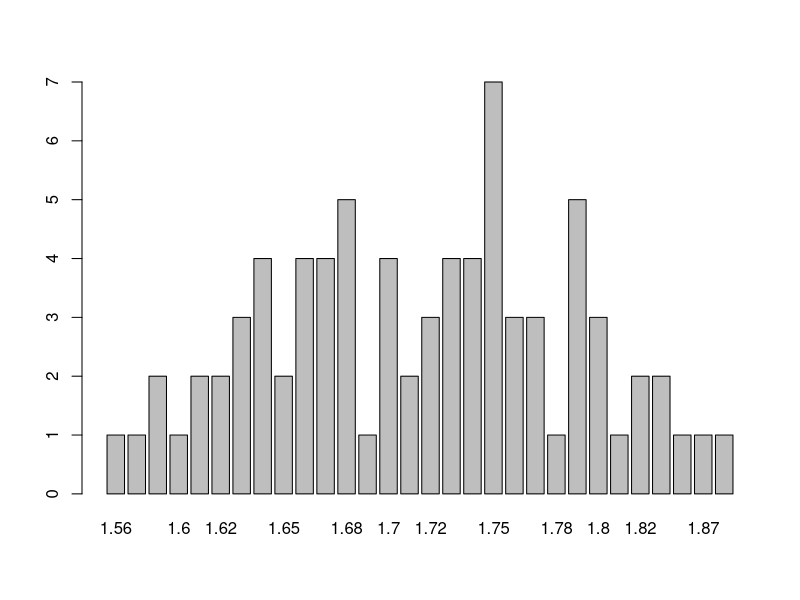

Generate this figure with R: (Note: this script raises an error after producing the figure.)
# Instalando biblioteca readxl para importar para o R arquivos com extensão .xls ou .xlsx.
if (!("readxl") %in% installed.packages()) install.packages("readxl")

# Carregando a biblioteca
library(readxl)
exercicio8 <- read_excel("dados/exercicio8.xls")
View(exercicio8)

#importar e vizualizar os dados
exercicio8 <- read_excel("dados/exercicio8.xls", skip = 1, col_names = "altura", col_types = c("numeric"))
View(exercicio8)

#Construir uma tabela de frequências
tabela <- c(exercicio8$altura)
tabfreq <- table (tabela)
tabfreq  
#1.56 1.57 1.58  1.6 1.61 1.62 1.63 1.64 1.65 1.66 1.67 1.68 1.69  1.7 1.71 1.72 1.73 1.74 1.75 1.76 
#1    1    2    1    2    2    3    4    2    4    4    5    1    4    2    3    4    4    7    3 
#1.77 1.78 1.79  1.8 1.81 1.82 1.83 1.86 1.87 1.89 
#3    1    5    3    1    2    2    1    1    1 

barplot(tabfreq)
print(exercicio8.table)

# transformando os dados em vetor
exercicio8[[1]] <- data.frame(exercicio8)
class (exercicio8)
data.frame(exercicio8)
v.exercicio8 <- c(data.frame(exercicio8)$altura)

print (exercicio8)
print (data.frame(exercicio8))

# criando e imprimindo gráfico de histograma 
exercicio8.table <-table(v.exercicio8) 

# imprimindo a tabela de frequência
print (exercicio8.table)
hist(v.exercicio8$altura)
hist(v.exercicio8$altura, breaks = 30, col = "blue", xlab = "Alturas")
hist(v.exercicio8$altura, breaks = 30, col = "blue", xlab = "Alturas", ylab = "Frequência", main = " Histograma de altura")

#Construir uma tabela de frequências
tabela <- c(exercicio8)
tabfreq <- table (tabela)
tabfreq  


# criando e imprimindo gráfico de histograma 
exercicio8.table <-table(exercicio8) 
View(exercicio8.table)

